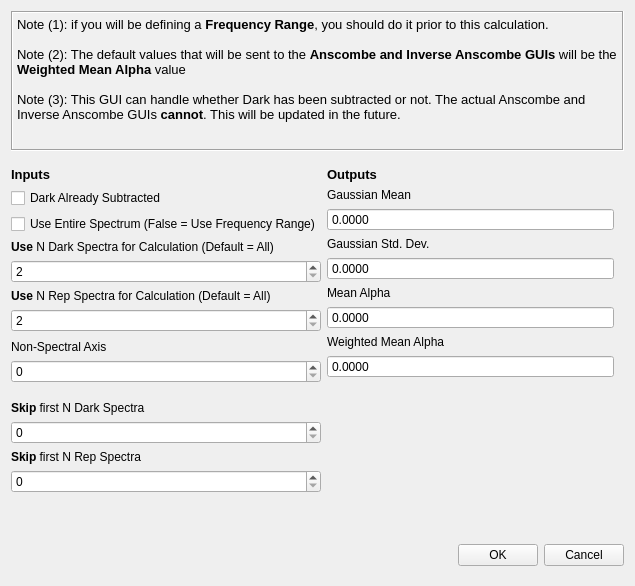
<?xml version="1.0" encoding="UTF-8"?>
<ui version="4.0">
 <class>Dialog</class>
 <widget class="QDialog" name="Dialog">
  <property name="geometry">
   <rect>
    <x>0</x>
    <y>0</y>
    <width>635</width>
    <height>586</height>
   </rect>
  </property>
  <property name="windowTitle">
   <string>Calculate Anscombe Parameters</string>
  </property>
  <layout class="QVBoxLayout" name="verticalLayout_2">
   <property name="bottomMargin">
    <number>20</number>
   </property>
   <item>
    <widget class="QTextEdit" name="textEdit">
     <property name="minimumSize">
      <size>
       <width>0</width>
       <height>140</height>
      </size>
     </property>
     <property name="styleSheet">
      <string notr="true">background-color: rgb(240, 240, 240);</string>
     </property>
     <property name="frameShape">
      <enum>QFrame::Box</enum>
     </property>
     <property name="readOnly">
      <bool>true</bool>
     </property>
     <property name="html">
      <string>&lt;!DOCTYPE HTML PUBLIC &quot;-//W3C//DTD HTML 4.0//EN&quot; &quot;http://www.w3.org/TR/REC-html40/strict.dtd&quot;&gt;
&lt;html&gt;&lt;head&gt;&lt;meta name=&quot;qrichtext&quot; content=&quot;1&quot; /&gt;&lt;style type=&quot;text/css&quot;&gt;
p, li { white-space: pre-wrap; }
&lt;/style&gt;&lt;/head&gt;&lt;body style=&quot; font-family:'MS Shell Dlg 2'; font-size:8.25pt; font-weight:400; font-style:normal;&quot;&gt;
&lt;p style=&quot; margin-top:0px; margin-bottom:0px; margin-left:0px; margin-right:0px; -qt-block-indent:0; text-indent:0px;&quot;&gt;&lt;span style=&quot; font-size:10pt;&quot;&gt;Note (1): if you will be defining a &lt;/span&gt;&lt;span style=&quot; font-size:10pt; font-weight:600;&quot;&gt;Frequency Range&lt;/span&gt;&lt;span style=&quot; font-size:10pt;&quot;&gt;, you should do it prior to this calculation.&lt;/span&gt;&lt;/p&gt;
&lt;p style=&quot;-qt-paragraph-type:empty; margin-top:0px; margin-bottom:0px; margin-left:0px; margin-right:0px; -qt-block-indent:0; text-indent:0px; font-size:10pt;&quot;&gt;&lt;br /&gt;&lt;/p&gt;
&lt;p style=&quot; margin-top:0px; margin-bottom:0px; margin-left:0px; margin-right:0px; -qt-block-indent:0; text-indent:0px;&quot;&gt;&lt;span style=&quot; font-size:10pt;&quot;&gt;Note (2): The default values that will be sent to the &lt;/span&gt;&lt;span style=&quot; font-size:10pt; font-weight:600;&quot;&gt;Anscombe and Inverse Anscombe GUIs&lt;/span&gt;&lt;span style=&quot; font-size:10pt;&quot;&gt; will be the &lt;/span&gt;&lt;span style=&quot; font-size:10pt; font-weight:600;&quot;&gt;Weighted Mean Alpha&lt;/span&gt;&lt;span style=&quot; font-size:10pt;&quot;&gt; value&lt;/span&gt;&lt;/p&gt;
&lt;p style=&quot;-qt-paragraph-type:empty; margin-top:0px; margin-bottom:0px; margin-left:0px; margin-right:0px; -qt-block-indent:0; text-indent:0px; font-size:10pt;&quot;&gt;&lt;br /&gt;&lt;/p&gt;
&lt;p style=&quot; margin-top:0px; margin-bottom:0px; margin-left:0px; margin-right:0px; -qt-block-indent:0; text-indent:0px;&quot;&gt;&lt;span style=&quot; font-size:10pt;&quot;&gt;Note (3): This GUI can handle whether Dark has been subtracted or not. The actual Anscombe and Inverse Anscombe GUIs &lt;/span&gt;&lt;span style=&quot; font-size:10pt; font-weight:600;&quot;&gt;cannot&lt;/span&gt;&lt;span style=&quot; font-size:10pt;&quot;&gt;. This will be updated in the future.&lt;/span&gt;&lt;/p&gt;
&lt;p style=&quot;-qt-paragraph-type:empty; margin-top:0px; margin-bottom:0px; margin-left:0px; margin-right:0px; -qt-block-indent:0; text-indent:0px; font-size:10pt;&quot;&gt;&lt;br /&gt;&lt;/p&gt;&lt;/body&gt;&lt;/html&gt;</string>
     </property>
    </widget>
   </item>
   <item>
    <layout class="QHBoxLayout" name="horizontalLayout">
     <property name="topMargin">
      <number>10</number>
     </property>
     <property name="rightMargin">
      <number>10</number>
     </property>
     <property name="bottomMargin">
      <number>10</number>
     </property>
     <item>
      <layout class="QVBoxLayout" name="verticalLayout">
       <property name="bottomMargin">
        <number>20</number>
       </property>
       <item>
        <widget class="QLabel" name="label_3">
         <property name="text">
          <string>&lt;html&gt;&lt;head/&gt;&lt;body&gt;&lt;p&gt;&lt;span style=&quot; font-size:10pt; font-weight:600;&quot;&gt;Inputs&lt;/span&gt;&lt;/p&gt;&lt;/body&gt;&lt;/html&gt;</string>
         </property>
         <property name="textFormat">
          <enum>Qt::RichText</enum>
         </property>
        </widget>
       </item>
       <item>
        <widget class="QCheckBox" name="checkBoxDarkSub">
         <property name="text">
          <string>Dark Already Subtracted</string>
         </property>
        </widget>
       </item>
       <item>
        <widget class="QCheckBox" name="checkBoxAllFreqRange">
         <property name="text">
          <string>Use Entire Spectrum (False = Use Frequency Range)</string>
         </property>
         <property name="checked">
          <bool>false</bool>
         </property>
        </widget>
       </item>
       <item>
        <layout class="QVBoxLayout" name="verticalLayout_3">
         <item>
          <widget class="QLabel" name="label">
           <property name="text">
            <string>&lt;html&gt;&lt;head/&gt;&lt;body&gt;&lt;p&gt;&lt;span style=&quot; font-weight:600;&quot;&gt;Use&lt;/span&gt; N Dark Spectra for Calculation (Default = All)&lt;/p&gt;&lt;/body&gt;&lt;/html&gt;</string>
           </property>
          </widget>
         </item>
         <item>
          <widget class="QSpinBox" name="spinBoxNSpectraDark">
           <property name="minimum">
            <number>2</number>
           </property>
          </widget>
         </item>
         <item>
          <widget class="QLabel" name="label_9">
           <property name="text">
            <string>&lt;html&gt;&lt;head/&gt;&lt;body&gt;&lt;p&gt;&lt;span style=&quot; font-weight:600;&quot;&gt;Use&lt;/span&gt; N Rep Spectra for Calculation (Default = All)&lt;/p&gt;&lt;/body&gt;&lt;/html&gt;</string>
           </property>
          </widget>
         </item>
         <item>
          <widget class="QSpinBox" name="spinBoxNSpectraRep">
           <property name="minimum">
            <number>2</number>
           </property>
          </widget>
         </item>
         <item>
          <spacer name="verticalSpacer_2">
           <property name="orientation">
            <enum>Qt::Vertical</enum>
           </property>
           <property name="sizeHint" stdset="0">
            <size>
             <width>20</width>
             <height>40</height>
            </size>
           </property>
          </spacer>
         </item>
         <item>
          <widget class="QLabel" name="label_2">
           <property name="text">
            <string>Non-Spectral Axis</string>
           </property>
          </widget>
         </item>
         <item>
          <widget class="QSpinBox" name="spinBoxAxis">
           <property name="minimum">
            <number>0</number>
           </property>
           <property name="maximum">
            <number>1</number>
           </property>
          </widget>
         </item>
        </layout>
       </item>
       <item>
        <spacer name="verticalSpacer_4">
         <property name="orientation">
          <enum>Qt::Vertical</enum>
         </property>
         <property name="sizeHint" stdset="0">
          <size>
           <width>20</width>
           <height>40</height>
          </size>
         </property>
        </spacer>
       </item>
       <item>
        <layout class="QVBoxLayout" name="verticalLayout_5">
         <property name="topMargin">
          <number>10</number>
         </property>
         <item>
          <widget class="QLabel" name="label_10">
           <property name="text">
            <string>&lt;html&gt;&lt;head/&gt;&lt;body&gt;&lt;p&gt;&lt;span style=&quot; font-weight:600;&quot;&gt;Skip&lt;/span&gt; first N Dark Spectra&lt;/p&gt;&lt;/body&gt;&lt;/html&gt;</string>
           </property>
          </widget>
         </item>
         <item>
          <widget class="QSpinBox" name="spinBoxSkipNDark"/>
         </item>
         <item>
          <widget class="QLabel" name="label_11">
           <property name="text">
            <string>&lt;html&gt;&lt;head/&gt;&lt;body&gt;&lt;p&gt;&lt;span style=&quot; font-weight:600;&quot;&gt;Skip&lt;/span&gt; first N Rep Spectra&lt;/p&gt;&lt;/body&gt;&lt;/html&gt;</string>
           </property>
          </widget>
         </item>
         <item>
          <widget class="QSpinBox" name="spinBoxSkipNRep"/>
         </item>
         <item>
          <spacer name="verticalSpacer_3">
           <property name="orientation">
            <enum>Qt::Vertical</enum>
           </property>
           <property name="sizeHint" stdset="0">
            <size>
             <width>20</width>
             <height>40</height>
            </size>
           </property>
          </spacer>
         </item>
        </layout>
       </item>
       <item>
        <spacer name="verticalSpacer_5">
         <property name="orientation">
          <enum>Qt::Vertical</enum>
         </property>
         <property name="sizeHint" stdset="0">
          <size>
           <width>20</width>
           <height>40</height>
          </size>
         </property>
        </spacer>
       </item>
      </layout>
     </item>
     <item>
      <layout class="QVBoxLayout" name="verticalLayout_4">
       <item>
        <widget class="QLabel" name="label_4">
         <property name="text">
          <string>&lt;html&gt;&lt;head/&gt;&lt;body&gt;&lt;p&gt;&lt;span style=&quot; font-size:10pt; font-weight:600;&quot;&gt;Outputs&lt;/span&gt;&lt;/p&gt;&lt;/body&gt;&lt;/html&gt;</string>
         </property>
        </widget>
       </item>
       <item>
        <widget class="QLabel" name="label_5">
         <property name="text">
          <string>Gaussian Mean</string>
         </property>
        </widget>
       </item>
       <item>
        <widget class="QDoubleSpinBox" name="spinBoxGMean">
         <property name="readOnly">
          <bool>true</bool>
         </property>
         <property name="buttonSymbols">
          <enum>QAbstractSpinBox::NoButtons</enum>
         </property>
         <property name="decimals">
          <number>4</number>
         </property>
         <property name="maximum">
          <double>1000000.000000000000000</double>
         </property>
        </widget>
       </item>
       <item>
        <widget class="QLabel" name="label_6">
         <property name="text">
          <string>Gaussian Std. Dev.</string>
         </property>
        </widget>
       </item>
       <item>
        <widget class="QDoubleSpinBox" name="spinBoxGStdDev">
         <property name="readOnly">
          <bool>true</bool>
         </property>
         <property name="buttonSymbols">
          <enum>QAbstractSpinBox::NoButtons</enum>
         </property>
         <property name="decimals">
          <number>4</number>
         </property>
         <property name="maximum">
          <double>1000000.000000000000000</double>
         </property>
        </widget>
       </item>
       <item>
        <widget class="QLabel" name="label_7">
         <property name="text">
          <string>Mean Alpha</string>
         </property>
        </widget>
       </item>
       <item>
        <widget class="QDoubleSpinBox" name="spinBoxAlphaMean">
         <property name="readOnly">
          <bool>true</bool>
         </property>
         <property name="buttonSymbols">
          <enum>QAbstractSpinBox::NoButtons</enum>
         </property>
         <property name="decimals">
          <number>4</number>
         </property>
         <property name="maximum">
          <double>1000000.000000000000000</double>
         </property>
        </widget>
       </item>
       <item>
        <widget class="QLabel" name="label_8">
         <property name="text">
          <string>Weighted Mean Alpha</string>
         </property>
        </widget>
       </item>
       <item>
        <widget class="QDoubleSpinBox" name="spinBoxAlphaWMean">
         <property name="readOnly">
          <bool>true</bool>
         </property>
         <property name="buttonSymbols">
          <enum>QAbstractSpinBox::NoButtons</enum>
         </property>
         <property name="decimals">
          <number>4</number>
         </property>
         <property name="maximum">
          <double>1000000.000000000000000</double>
         </property>
        </widget>
       </item>
       <item>
        <spacer name="verticalSpacer">
         <property name="orientation">
          <enum>Qt::Vertical</enum>
         </property>
         <property name="sizeHint" stdset="0">
          <size>
           <width>20</width>
           <height>40</height>
          </size>
         </property>
        </spacer>
       </item>
      </layout>
     </item>
    </layout>
   </item>
   <item>
    <layout class="QHBoxLayout" name="horizontalLayout_2">
     <property name="topMargin">
      <number>10</number>
     </property>
     <item>
      <spacer name="horizontalSpacer">
       <property name="orientation">
        <enum>Qt::Horizontal</enum>
       </property>
       <property name="sizeHint" stdset="0">
        <size>
         <width>40</width>
         <height>20</height>
        </size>
       </property>
      </spacer>
     </item>
     <item>
      <widget class="QPushButton" name="pushButtonOk">
       <property name="text">
        <string>OK</string>
       </property>
       <property name="autoDefault">
        <bool>false</bool>
       </property>
      </widget>
     </item>
     <item>
      <widget class="QPushButton" name="pushButtonCancel">
       <property name="text">
        <string>Cancel</string>
       </property>
       <property name="autoDefault">
        <bool>false</bool>
       </property>
      </widget>
     </item>
    </layout>
   </item>
  </layout>
 </widget>
 <resources/>
 <connections/>
</ui>
